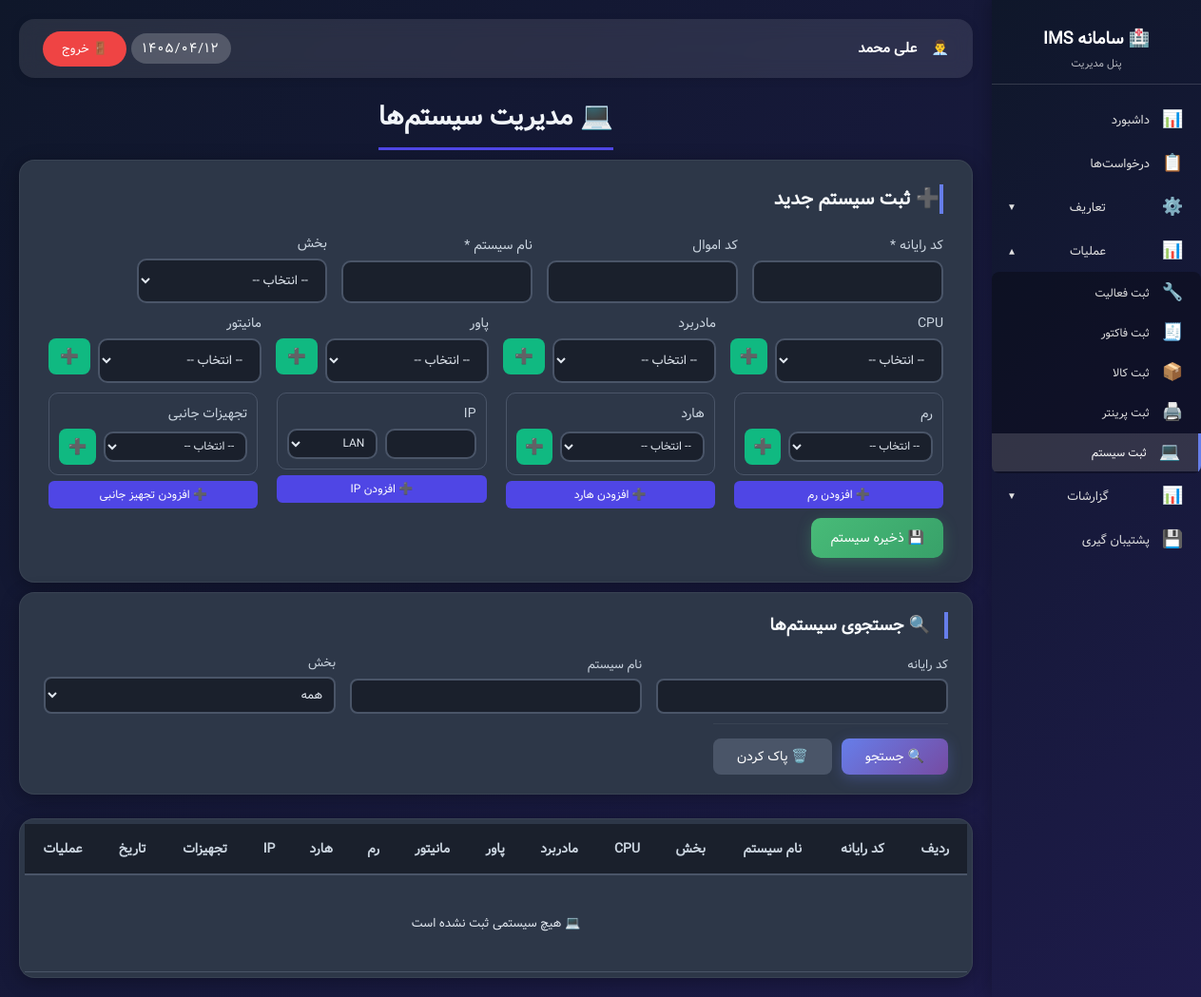
The page /admin_systems.php (signed in) on the database as committed earlier.
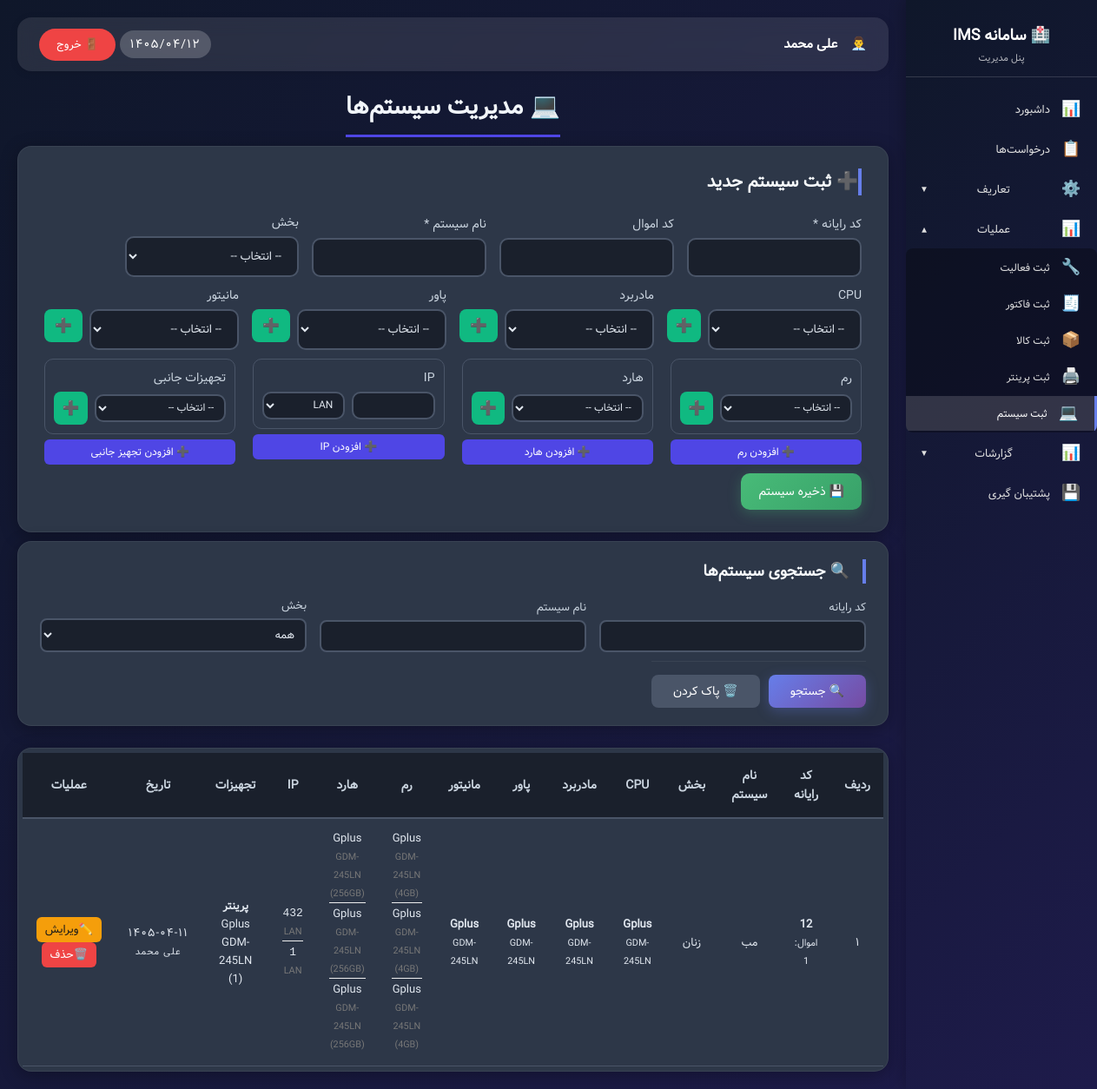
The same page on the database as committed later.
### tables this page shows
CREATE TABLE `systems` (
  `id` int NOT NULL AUTO_INCREMENT,
  `computer_code` varchar(50) DEFAULT NULL,
  `property_code` varchar(50) DEFAULT NULL,
  `name` varchar(255) NOT NULL,
  `department_id` int DEFAULT NULL,
  `cpu_id` int DEFAULT NULL,
  `motherboard_id` int DEFAULT NULL,
  `power_id` int DEFAULT NULL,
  `monitor_id` int DEFAULT NULL,
  `created_at` date DEFAULT NULL,
  `created_by` int DEFAULT NULL,
  PRIMARY KEY (`id`),
  UNIQUE KEY `computer_code` (`computer_code`),
  KEY `department_id` (`department_id`),
  KEY `cpu_id` (`cpu_id`),
  KEY `motherboard_id` (`motherboard_id`),
  KEY `power_id` (`power_id`),
  KEY `monitor_id` (`monitor_id`),
  KEY `created_by` (`created_by`)
);

CREATE TABLE `departments` (
  `id` int NOT NULL AUTO_INCREMENT,
  `name` varchar(100) NOT NULL,
  `status` enum('active','inactive') DEFAULT 'active',
  `created_at` varchar(50) DEFAULT NULL,
  PRIMARY KEY (`id`)
);

CREATE TABLE `brands` (
  `id` int NOT NULL AUTO_INCREMENT,
  `name` varchar(100) NOT NULL,
  `created_at` varchar(50) DEFAULT NULL,
  PRIMARY KEY (`id`)
);

CREATE TABLE `models` (
  `id` int NOT NULL AUTO_INCREMENT,
  `name` varchar(255) NOT NULL,
  `brand_id` int DEFAULT NULL,
  `created_at` date DEFAULT NULL,
  PRIMARY KEY (`id`),
  KEY `fk_models_brand` (`brand_id`)
);

CREATE TABLE `system_rams` (
  `id` int NOT NULL AUTO_INCREMENT,
  `system_id` int NOT NULL,
  `ram_id` int NOT NULL,
  `description` varchar(255) DEFAULT NULL,
  `created_at` date DEFAULT NULL,
  `created_by` int DEFAULT NULL,
  PRIMARY KEY (`id`),
  KEY `system_id` (`system_id`),
  KEY `ram_id` (`ram_id`),
  KEY `created_by` (`created_by`)
);

CREATE TABLE `rams` (
  `id` int NOT NULL AUTO_INCREMENT,
  `brand_id` int NOT NULL,
  `model_id` int NOT NULL,
  `type` varchar(20) DEFAULT NULL,
  `capacity` varchar(20) DEFAULT NULL,
  `created_at` date DEFAULT NULL,
  PRIMARY KEY (`id`),
  KEY `brand_id` (`brand_id`),
  KEY `model_id` (`model_id`)
);

CREATE TABLE `system_storages` (
  `id` int NOT NULL AUTO_INCREMENT,
  `system_id` int NOT NULL,
  `storage_id` int NOT NULL,
  `description` varchar(255) DEFAULT NULL,
  `created_at` date DEFAULT NULL,
  `created_by` int DEFAULT NULL,
  PRIMARY KEY (`id`),
  KEY `system_id` (`system_id`),
  KEY `storage_id` (`storage_id`),
  KEY `created_by` (`created_by`)
);

CREATE TABLE `storages` (
  `id` int NOT NULL AUTO_INCREMENT,
  `brand_id` int NOT NULL,
  `model_id` int NOT NULL,
  `type` varchar(20) DEFAULT NULL,
  `capacity` varchar(20) DEFAULT NULL,
  `created_at` date DEFAULT NULL,
  PRIMARY KEY (`id`),
  KEY `brand_id` (`brand_id`),
  KEY `model_id` (`model_id`)
);

CREATE TABLE `system_ips` (
  `id` int NOT NULL AUTO_INCREMENT,
  `system_id` int NOT NULL,
  `ip_address` varchar(45) NOT NULL,
  `network_type` enum('LAN','WAN','VPN','WiFi','Other') DEFAULT 'LAN',
  `description` varchar(255) DEFAULT NULL,
  `created_at` date DEFAULT NULL,
  `created_by` int DEFAULT NULL,
  PRIMARY KEY (`id`),
  KEY `system_id` (`system_id`),
  KEY `created_by` (`created_by`)
);

CREATE TABLE `system_peripherals` (
  `id` int NOT NULL AUTO_INCREMENT,
  `system_id` int NOT NULL,
  `peripheral_id` int NOT NULL,
  `connection_port` varchar(50) DEFAULT NULL,
  `notes` text,
  `created_at` date DEFAULT NULL,
  `created_by` int DEFAULT NULL,
  PRIMARY KEY (`id`),
  UNIQUE KEY `unique_system_peripheral` (`system_id`,`peripheral_id`),
  KEY `peripheral_id` (`peripheral_id`),
  KEY `created_by` (`created_by`)
);

CREATE TABLE `peripherals` (
  `id` int NOT NULL AUTO_INCREMENT,
  `type_id` int NOT NULL,
  `computer_code` varchar(50) DEFAULT NULL,
  `property_code` varchar(50) DEFAULT NULL,
  `brand_id` int DEFAULT NULL,
  `model_id` int DEFAULT NULL,
  `connection_type` enum('USB','Network','Bluetooth','Parallel','Wireless','Other') DEFAULT 'USB',
  `created_at` date DEFAULT NULL,
  `created_by` int DEFAULT NULL,
  PRIMARY KEY (`id`),
  KEY `type_id` (`type_id`),
  KEY `brand_id` (`brand_id`),
  KEY `model_id` (`model_id`),
  KEY `created_by` (`created_by`)
);

CREATE TABLE `users` (
  `id` int NOT NULL AUTO_INCREMENT,
  `username` varchar(50) NOT NULL,
  `password` varchar(255) NOT NULL,
  `fullname` varchar(100) NOT NULL,
  `role` enum('admin','user') DEFAULT 'user',
  `created_at` varchar(50) DEFAULT NULL,
  PRIMARY KEY (`id`),
  UNIQUE KEY `username` (`username`)
);

### functions.php (called while the page is built, shortened)
<?php
function hasPermission($permission_key) {
    if (isset($_SESSION['user_id']) && $_SESSION['user_id'] == 1) {
        return true;
    }
    return true;
}
function canEditSystems() { return hasPermission('systems_edit'); }
function canDeleteSystems() { return hasPermission('systems_delete'); }
?>

### assets/jdf.php (called while the page is built, shortened)
<?php
function fa_number($number) {
    $persian = ['۰', '۱', '۲', '۳', '۴', '۵', '۶', '۷', '۸', '۹'];
    $english = ['0', '1', '2', '3', '4', '5', '6', '7', '8', '9'];
    return str_replace($english, $persian, $number);
}
?>

### admin_systems.php (the view, shortened to what the changed rows need)
<?php
require_once 'config/config.php';
require_once 'assets/jdf.php';
require_once 'functions.php';
$db = getDB();
$peripheralTypes = $db->query("SELECT * FROM peripheral_types ORDER BY sort_order")->fetchAll();
$params = [];
$whereClause = '';
$stmt = $db->prepare("
SELECT
    s.*,
    d.name AS department_name,
    cpu_b.name AS cpu_brand,
    cpu_m.name AS cpu_model,
    mb_b.name AS motherboard_brand,
    mb_m.name AS motherboard_model,
    p_b.name AS power_brand,
    p_m.name AS power_model,
    mon_b.name AS monitor_brand,
    mon_m.name AS monitor_model,
    mon.property_code AS monitor_property_code,
    u.fullname AS creator_name
FROM systems s
LEFT JOIN departments d ON s.department_id = d.id
LEFT JOIN cpus cpu ON s.cpu_id = cpu.id
LEFT JOIN models cpu_m ON cpu.model_id = cpu_m.id
LEFT JOIN brands cpu_b ON cpu_m.brand_id = cpu_b.id
LEFT JOIN motherboards mb ON s.motherboard_id = mb.id
LEFT JOIN models mb_m ON mb.model_id = mb_m.id
LEFT JOIN brands mb_b ON mb_m.brand_id = mb_b.id
LEFT JOIN powers p ON s.power_id = p.id
LEFT JOIN models p_m ON p.model_id = p_m.id
LEFT JOIN brands p_b ON p_m.brand_id = p_b.id
LEFT JOIN monitors mon ON s.monitor_id = mon.id
LEFT JOIN models mon_m ON mon.model_id = mon_m.id
LEFT JOIN brands mon_b ON mon_m.brand_id = mon_b.id
LEFT JOIN users u ON s.created_by = u.id
$whereClause
ORDER BY s.id DESC
");
$stmt->execute($params);
$systems = $stmt->fetchAll(PDO::FETCH_ASSOC);
foreach ($systems as $key => $system) {
    $ramStmt = $db->prepare("
        SELECT sr.*, r.type,r.capacity,
               rm.name model_name,
               rb.name brand_name
        FROM system_rams sr
        JOIN rams r ON sr.ram_id=r.id
        JOIN models rm ON r.model_id=rm.id
        JOIN brands rb ON rm.brand_id=rb.id
        WHERE sr.system_id=:id
    ");
    $ramStmt->execute([':id'=>$system['id']]);
    $systems[$key]['rams']=$ramStmt->fetchAll();
    $storageStmt=$db->prepare("
        SELECT ss.*,st.type,st.capacity,
               sm.name model_name,
               sb.name brand_name
        FROM system_storages ss
        JOIN storages st ON ss.storage_id=st.id
        JOIN models sm ON st.model_id=sm.id
        JOIN brands sb ON sm.brand_id=sb.id
        WHERE ss.system_id=:id
    ");
    $storageStmt->execute([':id'=>$system['id']]);
    $systems[$key]['storages']=$storageStmt->fetchAll();
    $ipStmt=$db->prepare("
        SELECT *
        FROM system_ips
        WHERE system_id=:id
    ");
    $ipStmt->execute([':id'=>$system['id']]);
    $systems[$key]['ips']=$ipStmt->fetchAll();
    $periphStmt=$db->prepare("
        SELECT
            sp.*,
            p.property_code,
            pt.name type_name,
            pm.name model_name,
            pb.name brand_name
        FROM system_peripherals sp
        JOIN peripherals p ON sp.peripheral_id=p.id
        JOIN peripheral_types pt ON p.type_id=pt.id
        JOIN models pm ON p.model_id=pm.id
        JOIN brands pb ON pm.brand_id=pb.id
        WHERE sp.system_id=:id
        ORDER BY pt.sort_order
    ");
    $periphStmt->execute([':id'=>$system['id']]);
    $systems[$key]['peripherals']=$periphStmt->fetchAll();
}
?>
<!DOCTYPE html>
<html lang="fa" dir="rtl">
<head>
</head>
<body>
<div class="admin-wrapper">
    <?php include 'sidebar.php'; ?>
    <div class="main-content">
        <div class="main-title">
            <h1>💻 مدیریت سیستم‌ها</h1>
        </div>
        <?php if (canEditSystems()): ?>
            <div class="add-card">
                <h2>➕ ثبت سیستم جدید</h2>
            </div>
        <?php endif; ?>
        <div class="search-card">
             <h2>🔍 جستجوی سیستم‌ها</h2>
        </div>
        <div class="systems-table data-table">
            <table>
                <thead>
                <tr>
                    <th>ردیف</th>
                    <th>کد رایانه</th>
                    <th>نام سیستم</th>
                    <th>بخش</th>
                    <th>CPU</th>
                    <th>مادربرد</th>
                    <th>پاور</th>
                    <th>مانیتور</th>
                    <th>رم</th>
                    <th>هارد</th>
                    <th>IP</th>
                    <th>تجهیزات</th>
                    <th>تاریخ</th>
                    <th>عملیات</th>
                </tr>
                </thead>
                <tbody>
                <?php if (empty($systems)): ?>
                    <tr>
                        <td colspan="14" style="text-align: center; padding: 40px;">💻 هیچ سیستمی ثبت نشده است</td>
                    </tr>
                <?php else: ?>
                    <?php $rownum = 1; foreach ($systems as $rowData): ?>
                        <?php
                        include "assets/includes/system_row.php";
                        ?>
                        <?php $rownum ++; ?>
                    <?php endforeach; ?>
                <?php endif; ?>
                </tbody>
            </table>
        </div>
    </div>
</div>
</body>
</html>

### assets/includes/system_row.php (shortened to what the changed rows need)
<tr id="system-row-<?php echo $rowData['id']; ?>">
<td>
    <?php echo fa_number($rownum); ?>
</td>
<td class="td-computer-code">
    <strong><?php echo htmlspecialchars($rowData['computer_code'] ?? '-'); ?></strong>
    <?php if ($rowData['property_code']): ?>
        <br><small class="text-muted">اموال: <?php echo htmlspecialchars($rowData['property_code']); ?></small>
    <?php endif; ?>
</td>
<td class="td-name">
    <?php echo htmlspecialchars($rowData['name'] ?? '-'); ?></td>
<td class="td-department">
    <?php echo htmlspecialchars($rowData['department_name'] ?? '-'); ?></td>
<td class="td-cpu">
    <?php if ($rowData['cpu_brand'] && $rowData['cpu_model']): ?>
        <strong><?php echo htmlspecialchars($rowData['cpu_brand']); ?></strong>
        <br><small><?php echo htmlspecialchars($rowData['cpu_model']); ?></small>
    <?php else: ?>
        <span class="badge badge-secondary">-</span>
    <?php endif; ?>
</td>
<td class="td-motherboard">
    <?php if ($rowData['motherboard_brand'] && $rowData['motherboard_model']): ?>
        <strong><?php echo htmlspecialchars($rowData['motherboard_brand']); ?></strong>
        <br><small><?php echo htmlspecialchars($rowData['motherboard_model']); ?></small>
    <?php else: ?>
        <span class="badge badge-secondary">-</span>
    <?php endif; ?>
</td>
    <td class="td-power">
        <?php if ($rowData['power_brand'] && $rowData['power_model']): ?>
            <strong><?php echo htmlspecialchars($rowData['power_brand']); ?></strong>
            <br><small><?php echo htmlspecialchars($rowData['power_model']); ?></small>
        <?php else: ?>
            <span class="badge badge-secondary">-</span>
        <?php endif; ?>
    </td>
    <td class="td-monitor">
        <?php if ($rowData['monitor_brand'] && $rowData['monitor_model']): ?>
            <strong><?php echo htmlspecialchars($rowData['monitor_brand']); ?></strong>
            <br><small><?php echo htmlspecialchars($rowData['monitor_model']); ?></small>
        <?php else: ?>
            <span class="badge badge-secondary">-</span>
        <?php endif; ?>
    </td>
<td class="td-rams">
    <?php if (!empty($rowData['rams'])): ?>
        <?php foreach ($rowData['rams'] as $ram): ?>
            <div class="item-small">
                <?php echo htmlspecialchars($ram['brand_name'] ?? ''); ?>
                <small><?php echo htmlspecialchars($ram['model_name'] ?? ''); ?></small>
                <?php if ($ram['capacity']): ?>
                    <small>(<?php echo htmlspecialchars($ram['capacity']); ?>)</small>
                <?php endif; ?>
            </div>
        <?php endforeach; ?>
    <?php else: ?>
        <span class="badge badge-secondary">-</span>
    <?php endif; ?>
</td>
<td class="td-storages">
    <?php if (!empty($rowData['storages'])): ?>
        <?php foreach ($rowData['storages'] as $storage): ?>
            <div class="item-small">
                <?php echo htmlspecialchars($storage['brand_name'] ?? ''); ?>
                <small><?php echo htmlspecialchars($storage['model_name'] ?? ''); ?></small>
                <?php if ($storage['capacity']): ?>
                    <small>(<?php echo htmlspecialchars($storage['capacity']); ?>)</small>
                <?php endif; ?>
            </div>
        <?php endforeach; ?>
    <?php else: ?>
        <span class="badge badge-secondary">-</span>
    <?php endif; ?>
</td>
<td class="td-ips">
    <?php if (!empty($rowData['ips'])): ?>
        <?php foreach ($rowData['ips'] as $ip): ?>
            <div class="item-small">
                <span class="ip-address"><?php echo htmlspecialchars($ip['ip_address']); ?></span>
                <br><small class="text-muted"><?php echo htmlspecialchars($ip['network_type']); ?></small>
            </div>
        <?php endforeach; ?>
    <?php else: ?>
        <span class="badge badge-secondary">-</span>
    <?php endif; ?>
</td>
<td class="td-peripherals">
    <?php if (!empty($rowData['peripherals'])): ?>
        <?php
        $grouped = [];
        foreach ($rowData['peripherals'] as $periph) {
            $grouped[$periph['type_name']][] = $periph;
        }
        foreach ($grouped as $type => $items): ?>
            <div class="peripheral-group">
                <strong><?= htmlspecialchars($type) ?></strong>
                <?php foreach ($items as $item): ?>
                    <div class="peripheral-item">
                        <?= htmlspecialchars($item['brand_name']) ?>
                        <?= htmlspecialchars($item['model_name']) ?>
                        <?php if (!empty($item['property_code'])): ?>
                            (<?= htmlspecialchars($item['property_code']) ?>)
                        <?php endif; ?>
                    </div>
                <?php endforeach; ?>
            </div>
        <?php endforeach; ?>
    <?php else: ?>
        <span class="badge badge-secondary">-</span>
    <?php endif; ?>
</td>
<td class="td-date date">
    <?php echo fa_number(htmlspecialchars($rowData['created_at'] ?? '-')); ?>
    <br><small><?php echo htmlspecialchars($rowData['creator_name'] ?? '-'); ?></small>
</td>
<td class="td-actions action-buttons">
    <?php if (canEditSystems()): ?>
        <button class="edit-btn" onclick='openEditModal(<?php echo json_encode($rowData); ?>)' title="ویرایش">
            ✏️ویرایش
        </button>
    <?php endif; ?>
    <?php if (canDeleteSystems()): ?>
        <button class="delete-btn"
                onclick="confirmDelete(<?php echo $rowData['id']; ?>, '<?php echo htmlspecialchars($rowData['name']); ?>')"
                title="حذف">🗑️حذف
        </button>
    <?php endif; ?>
</td>
</tr>

Rows that differ between the two databases and show on the page:
added systems: computer_code "12", property_code "1", name "مب", department.name "زنان", brands.name "Gplus", models.name "GDM-245LN", type "پرینتر", created_at "۱۴۰۵-۰۴-۱۱", users.fullname "علی محمد"
added system_rams: brands.name "Gplus", models.name "GDM-245LN", ram.capacity "4GB"
added system_rams: brands.name "Gplus", models.name "GDM-245LN", ram.capacity "4GB"
added system_rams: brands.name "Gplus", models.name "GDM-245LN", ram.capacity "4GB"
added system_storages: brands.name "Gplus", models.name "GDM-245LN", storage.capacity "256GB"
added system_storages: brands.name "Gplus", models.name "GDM-245LN", storage.capacity "256GB"
added system_storages: brands.name "Gplus", models.name "GDM-245LN", storage.capacity "256GB"
added system_ips: ip_address "432", network_type "LAN"
added system_ips: ip_address "1", network_type "LAN"
added system_peripherals: brands.name "Gplus", models.name "GDM-245LN", peripheral.property_code "1"
Other text that changed with them:
text no longer shown: "💻 هیچ سیستمی ثبت نشده است"
